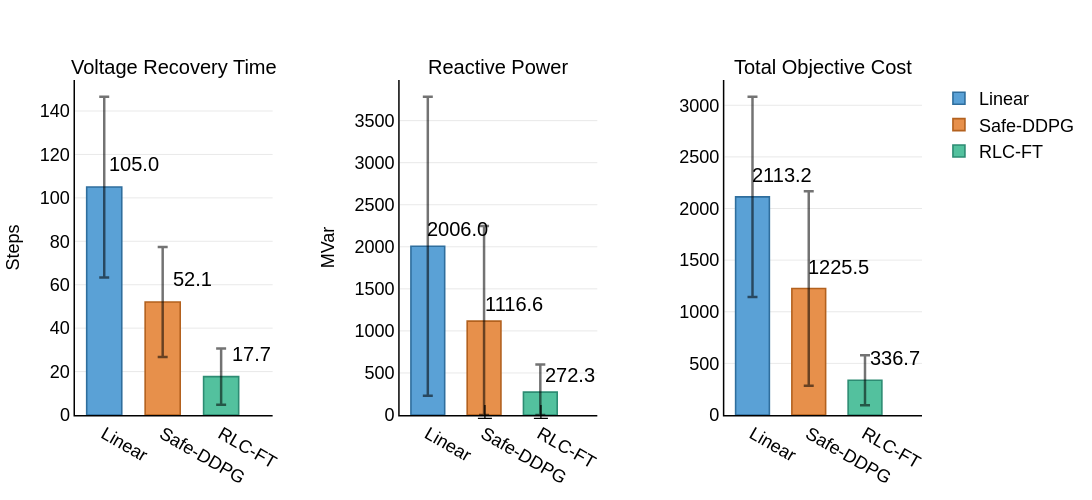

Notebook source saved alongside this figure:
### Code cell
import json
import os

import numpy as np
import plotly.graph_objects as go
from plotly.subplots import make_subplots

# 56-bus style comparison figure, generated from the latest 123-bus simulation results.
methods = ['Linear', 'Safe-DDPG', 'RLC-FT']
metrics = ['Voltage Recovery Time', 'Reactive Power', 'Total Objective Cost']

base_succ_arr = np.asarray(base_succ_list)
safe_succ_arr = np.asarray(safe_succ_list)
rlc_succ_arr = np.asarray(success_list)

data = {
    'Voltage Recovery Time': {
        'means': [
            np.mean(base_succ_arr[:, 1]),
            np.mean(safe_succ_arr[:, 1]),
            np.mean(rlc_succ_arr[:, 1]),
        ],
        'stds': [
            np.std(base_succ_arr[:, 1]),
            np.std(safe_succ_arr[:, 1]),
            np.std(rlc_succ_arr[:, 1]),
        ],
        'unit': 'Steps',
    },
    'Reactive Power': {
        'means': [
            np.mean(base_control_cost),
            np.mean(safe_contorl_cost),
            np.mean(control_cost),
        ],
        'stds': [
            np.std(base_control_cost),
            np.std(safe_contorl_cost),
            np.std(control_cost),
        ],
        'unit': 'MVar',
    },
    'Total Objective Cost': {
        'means': [
            np.mean(base_object_cost),
            np.mean(safe_object_cost),
            np.mean(object_cost),
        ],
        'stds': [
            np.std(base_object_cost),
            np.std(safe_object_cost),
            np.std(object_cost),
        ],
        'unit': '',
    },
}

print("Calculated Statistics:")
truncation_info = []
for metric in metrics:
    print(f"\n{metric}:")
    for i, method in enumerate(methods):
        mean_val = data[metric]['means'][i]
        std_val = data[metric]['stds'][i]
        if mean_val - std_val < 0:
            truncation_info.append(f"{metric} - {method}")
            print(f"  {method}: {mean_val:.2f} +/- {std_val:.2f} (truncated at 0)")
        else:
            print(f"  {method}: {mean_val:.2f} +/- {std_val:.2f}")

colors = {
    'Linear': '#5AA1D6',
    'Safe-DDPG': '#E7904B',
    'RLC-FT': '#53C19E',
}
colors_edge = {
    'Linear': '#2F6E9D',
    'Safe-DDPG': '#B3611E',
    'RLC-FT': '#2D8C73',
}
err_color = 'rgba(0,0,0,0.55)'

fig = make_subplots(
    rows=1,
    cols=3,
    subplot_titles=[metric for metric in metrics],
    horizontal_spacing=0.15,
)

for i, metric in enumerate(metrics):
    means = data[metric]['means']
    stds = data[metric]['stds']

    for j, method in enumerate(methods):
        mean_val = means[j]
        std_val = stds[j]
        is_truncated = (mean_val - std_val) < 0
        error_minus = mean_val if is_truncated else std_val
        error_plus = std_val

        fig.add_trace(
            go.Bar(
                x=[method],
                y=[mean_val],
                error_y=dict(
                    type='data',
                    symmetric=False,
                    array=[error_plus],
                    arrayminus=[error_minus],
                    visible=True,
                    thickness=2.5,
                    width=5,
                    color=err_color,
                ),
                name=method,
                marker_color=colors[method],
                marker_line=dict(width=1.6, color=colors_edge[method]),
                showlegend=(i == 0),
                width=0.6,
            ),
            row=1,
            col=i + 1,
        )

        fig.add_annotation(
            x=method,
            y=mean_val + max(means) * 0.1,
            xshift=30,
            text=f"{mean_val:.1f}",
            showarrow=False,
            font=dict(size=16, color='black'),
            row=1,
            col=i + 1,
        )

        if is_truncated:
            fig.add_annotation(
                x=method,
                y=max(means) * 0.02,
                text="⊥",
                showarrow=False,
                font=dict(size=16, color='red'),
                row=1,
                col=i + 1,
            )

fig.update_layout(
    width=1200,
    height=500,
    font=dict(family="Arial, sans-serif", size=20, color="black"),
    plot_bgcolor='white',
    paper_bgcolor='white',
    legend=dict(
        x=1.02,
        y=1,
        xanchor='left',
        yanchor='top',
        bgcolor='rgba(255,255,255,0.6)',
        bordercolor='rgba(0,0,0,0)',
        font=dict(size=18),
    ),
    margin=dict(l=70, r=140, t=80, b=70),
)

y_axis_titles = [
    data['Voltage Recovery Time']['unit'],
    data['Reactive Power']['unit'],
    data['Total Objective Cost']['unit'],
]

for i in range(1, 4):
    fig.update_xaxes(
        row=1,
        col=i,
        showgrid=False,
        showline=True,
        linewidth=1.5,
        linecolor='black',
        tickfont=dict(size=18),
    )

    fig.update_yaxes(
        row=1,
        col=i,
        title=dict(text=y_axis_titles[i - 1], font=dict(size=18, color='black')),
        showgrid=True,
        gridwidth=0.5,
        gridcolor='lightgray',
        showline=True,
        linewidth=1.5,
        linecolor='black',
        tickfont=dict(size=18),
        rangemode='tozero',
    )

for annotation in fig['layout']['annotations']:
    annotation['font'] = dict(size=20, color='black')

fig.show()

if truncation_info:
    print("\n⊥ Truncation Applied (error bars cut at zero for):")
    for info in truncation_info:
        print(f"  - {info}")
    print("Note: Red ⊥ symbols indicate where error bars were truncated at zero")

print("\n" + "=" * 50)
print("Data Quality Summary:")
for metric in metrics:
    means = data[metric]['means']
    stds = data[metric]['stds']
    print(f"\n{metric}:")
    for j, method in enumerate(methods):
        cv = (stds[j] / means[j]) * 100 if means[j] != 0 else float('nan')
        truncated = "Yes" if (means[j] - stds[j]) < 0 else "No"
        print(f"  {method}: CV={cv:.1f}%, Truncated={truncated}")

output_dir = os.path.join(Config.data_path, "images", "123bus")
os.makedirs(output_dir, exist_ok=True)

fig.write_image(os.path.join(output_dir, "performance_comparison.png"), width=1200, height=500, scale=2)
fig.write_image(os.path.join(output_dir, "performance_comparison.pdf"), width=1200, height=500)
fig.write_image(os.path.join(output_dir, "performance_comparison_5000.png"), width=1200, height=500, scale=2)
fig.write_image(os.path.join(output_dir, "performance_comparison_5000.pdf"), width=1200, height=500)


def _method_summary(method_idx, success_arr, fail_list, entire_list):
    return {
        "success_count": int(len(success_arr)),
        "fail_count": int(len(fail_list)),
        "entire_count": int(len(entire_list)),
        "recovery_mean": float(data['Voltage Recovery Time']['means'][method_idx]),
        "recovery_std": float(data['Voltage Recovery Time']['stds'][method_idx]),
        "control_mean": float(data['Reactive Power']['means'][method_idx]),
        "control_std": float(data['Reactive Power']['stds'][method_idx]),
        "object_mean": float(data['Total Objective Cost']['means'][method_idx]),
        "object_std": float(data['Total Objective Cost']['stds'][method_idx]),
    }


summary = {
    "Linear": _method_summary(0, base_succ_arr, base_fail_list, base_entire_list),
    "Safe-DDPG": _method_summary(1, safe_succ_arr, safe_fail_list, safe_entire_list),
    "RLC-FT": _method_summary(2, rlc_succ_arr, fail_list, entire_list),
}

figure_data = {
    metric: {
        "means": [float(v) for v in data[metric]["means"]],
        "stds": [float(v) for v in data[metric]["stds"]],
        "unit": data[metric]["unit"],
    }
    for metric in metrics
}

stats_path = os.path.join(output_dir, "performance_main_5000_stats.json")
with open(stats_path, "w", encoding="utf-8") as f:
    json.dump(
        {
            "episodes": int(episode_num),
            "step_num": int(step_num),
            "summary": summary,
            "figure_data": figure_data,
            "truncation_info": truncation_info,
        },
        f,
        indent=2,
    )

print(f"Saved 123-bus 5000-scenario stats to {stats_path}")

### Figure 1 — Plotly figure (JSON) as saved in the notebook; plotly's stock layout.template omitted (floating-point values rounded to 4 significant figures)
{"data": [{"error_y": {"array": [41.59], "arrayminus": [41.59], "color": "rgba(0,0,0,0.55)", "symmetric": false, "thickness": 2.5, "type": "data", "visible": true, "width": 5}, "marker": {"color": "#5AA1D6", "line": {"color": "#2F6E9D", "width": 1.6}}, "name": "Linear", "showlegend": true, "type": "bar", "width": 0.6, "x": ["Linear"], "xaxis": "x", "y": [105.0], "yaxis": "y"}, {"error_y": {"array": [25.36], "arrayminus": [25.36], "color": "rgba(0,0,0,0.55)", "symmetric": false, "thickness": 2.5, "type": "data", "visible": true, "width": 5}, "marker": {"color": "#E7904B", "line": {"color": "#B3611E", "width": 1.6}}, "name": "Safe-DDPG", "showlegend": true, "type": "bar", "width": 0.6, "x": ["Safe-DDPG"], "xaxis": "x", "y": [52.07], "yaxis": "y"}, {"error_y": {"array": [12.95], "arrayminus": [12.95], "color": "rgba(0,0,0,0.55)", "symmetric": false, "thickness": 2.5, "type": "data", "visible": true, "width": 5}, "marker": {"color": "#53C19E", "line": {"color": "#2D8C73", "width": 1.6}}, "name": "RLC-FT", "showlegend": true, "type": "bar", "width": 0.6, "x": ["RLC-FT"], "xaxis": "x", "y": [17.68], "yaxis": "y"}, {"error_y": {"array": [1778.0], "arrayminus": [1778.0], "color": "rgba(0,0,0,0.55)", "symmetric": false, "thickness": 2.5, "type": "data", "visible": true, "width": 5}, "marker": {"color": "#5AA1D6", "line": {"color": "#2F6E9D", "width": 1.6}}, "name": "Linear", "showlegend": false, "type": "bar", "width": 0.6, "x": ["Linear"], "xaxis": "x2", "y": [2006.0], "yaxis": "y2"}, {"error_y": {"array": [1131.0], "arrayminus": [1117.0], "color": "rgba(0,0,0,0.55)", "symmetric": false, "thickness": 2.5, "type": "data", "visible": true, "width": 5}, "marker": {"color": "#E7904B", "line": {"color": "#B3611E", "width": 1.6}}, "name": "Safe-DDPG", "showlegend": false, "type": "bar", "width": 0.6, "x": ["Safe-DDPG"], "xaxis": "x2", "y": [1117.0], "yaxis": "y2"}, {"error_y": {"array": [328.1], "arrayminus": [272.3], "color": "rgba(0,0,0,0.55)", "symmetric": false, "thickness": 2.5, "type": "data", "visible": true, "width": 5}, "marker": {"color": "#53C19E", "line": {"color": "#2D8C73", "width": 1.6}}, "name": "RLC-FT", "showlegend": false, "type": "bar", "width": 0.6, "x": ["RLC-FT"], "xaxis": "x2", "y": [272.3], "yaxis": "y2"}, {"error_y": {"array": [969.3], "arrayminus": [969.3], "color": "rgba(0,0,0,0.55)", "symmetric": false, "thickness": 2.5, "type": "data", "visible": true, "width": 5}, "marker": {"color": "#5AA1D6", "line": {"color": "#2F6E9D", "width": 1.6}}, "name": "Linear", "showlegend": false, "type": "bar", "width": 0.6, "x": ["Linear"], "xaxis": "x3", "y": [2113.0], "yaxis": "y3"}, {"error_y": {"array": [942.5], "arrayminus": [942.5], "color": "rgba(0,0,0,0.55)", "symmetric": false, "thickness": 2.5, "type": "data", "visible": true, "width": 5}, "marker": {"color": "#E7904B", "line": {"color": "#B3611E", "width": 1.6}}, "name": "Safe-DDPG", "showlegend": false, "type": "bar", "width": 0.6, "x": ["Safe-DDPG"], "xaxis": "x3", "y": [1225.0], "yaxis": "y3"}, {"error_y": {"array": [242.4], "arrayminus": [242.4], "color": "rgba(0,0,0,0.55)", "symmetric": false, "thickness": 2.5, "type": "data", "visible": true, "width": 5}, "marker": {"color": "#53C19E", "line": {"color": "#2D8C73", "width": 1.6}}, "name": "RLC-FT", "showlegend": false, "type": "bar", "width": 0.6, "x": ["RLC-FT"], "xaxis": "x3", "y": [336.7], "yaxis": "y3"}], "layout": {"annotations": [{"font": {"color": "black", "size": 20}, "showarrow": false, "text": "Voltage Recovery Time", "x": 0.1167, "xanchor": "center", "xref": "paper", "y": 1, "yanchor": "bottom", "yref": "paper"}, {"font": {"color": "black", "size": 20}, "showarrow": false, "text": "Reactive Power", "x": 0.5, "xanchor": "center", "xref": "paper", "y": 1, "yanchor": "bottom", "yref": "paper"}, {"font": {"color": "black", "size": 20}, "showarrow": false, "text": "Total Objective Cost", "x": 0.8833, "xanchor": "center", "xref": "paper", "y": 1, "yanchor": "bottom", "yref": "paper"}, {"font": {"color": "black", "size": 20}, "showarrow": false, "text": "105.0", "x": "Linear", "xref": "x", "xshift": 30, "y": 115.5, "yref": "y"}, {"font": {"color": "black", "size": 20}, "showarrow": false, "text": "52.1", "x": "Safe-DDPG", "xref": "x", "xshift": 30, "y": 62.56, "yref": "y"}, {"font": {"color": "black", "size": 20}, "showarrow": false, "text": "17.7", "x": "RLC-FT", "xref": "x", "xshift": 30, "y": 28.18, "yref": "y"}, {"font": {"color": "black", "size": 20}, "showarrow": false, "text": "2006.0", "x": "Linear", "xref": "x2", "xshift": 30, "y": 2207.0, "yref": "y2"}, {"font": {"color": "black", "size": 20}, "showarrow": false, "text": "1116.6", "x": "Safe-DDPG", "xref": "x2", "xshift": 30, "y": 1317.0, "yref": "y2"}, {"font": {"color": "black", "size": 20}, "showarrow": false, "text": "⊥", "x": "Safe-DDPG", "xref": "x2", "y": 40.12, "yref": "y2"}, {"font": {"color": "black", "size": 20}, "showarrow": false, "text": "272.3", "x": "RLC-FT", "xref": "x2", "xshift": 30, "y": 472.9, "yref": "y2"}, {"font": {"color": "black", "size": 20}, "showarrow": false, "text": "⊥", "x": "RLC-FT", "xref": "x2", "y": 40.12, "yref": "y2"}, {"font": {"color": "black", "size": 20}, "showarrow": false, "text": "2113.2", "x": "Linear", "xref": "x3", "xshift": 30, "y": 2325.0, "yref": "y3"}, {"font": {"color": "black", "size": 20}, "showarrow": false, "text": "1225.5", "x": "Safe-DDPG", "xref": "x3", "xshift": 30, "y": 1437.0, "yref": "y3"}, {"font": {"color": "black", "size": 20}, "showarrow": false, "text": "336.7", "x": "RLC-FT", "xref": "x3", "xshift": 30, "y": 548.1, "yref": "y3"}], "font": {"color": "black", "family": "Arial, sans-serif", "size": 20}, "height": 500, "legend": {"bgcolor": "rgba(255,255,255,0.6)", "bordercolor": "rgba(0,0,0,0)", "font": {"size": 18}, "x": 1.02, "xanchor": "left", "y": 1, "yanchor": "top"}, "margin": {"b": 70, "l": 70, "r": 140, "t": 80}, "paper_bgcolor": "white", "plot_bgcolor": "white", "width": 1200, "xaxis": {"anchor": "y", "domain": [0, 0.2333], "linecolor": "black", "linewidth": 1.5, "showgrid": false, "showline": true, "tickfont": {"size": 18}}, "xaxis2": {"anchor": "y2", "domain": [0.3833, 0.6167], "linecolor": "black", "linewidth": 1.5, "showgrid": false, "showline": true, "tickfont": {"size": 18}}, "xaxis3": {"anchor": "y3", "domain": [0.7667, 1.0], "linecolor": "black", "linewidth": 1.5, "showgrid": false, "showline": true, "tickfont": {"size": 18}}, "yaxis": {"anchor": "x", "domain": [0, 1], "gridcolor": "lightgray", "gridwidth": 0.5, "linecolor": "black", "linewidth": 1.5, "rangemode": "tozero", "showgrid": true, "showline": true, "tickfont": {"size": 18}, "title": {"font": {"color": "black", "size": 18}, "text": "Steps"}}, "yaxis2": {"anchor": "x2", "domain": [0, 1], "gridcolor": "lightgray", "gridwidth": 0.5, "linecolor": "black", "linewidth": 1.5, "rangemode": "tozero", "showgrid": true, "showline": true, "tickfont": {"size": 18}, "title": {"font": {"color": "black", "size": 18}, "text": "MVar"}}, "yaxis3": {"anchor": "x3", "domain": [0, 1], "gridcolor": "lightgray", "gridwidth": 0.5, "linecolor": "black", "linewidth": 1.5, "rangemode": "tozero", "showgrid": true, "showline": true, "tickfont": {"size": 18}, "title": {"font": {"color": "black", "size": 18}, "text": ""}}}}
